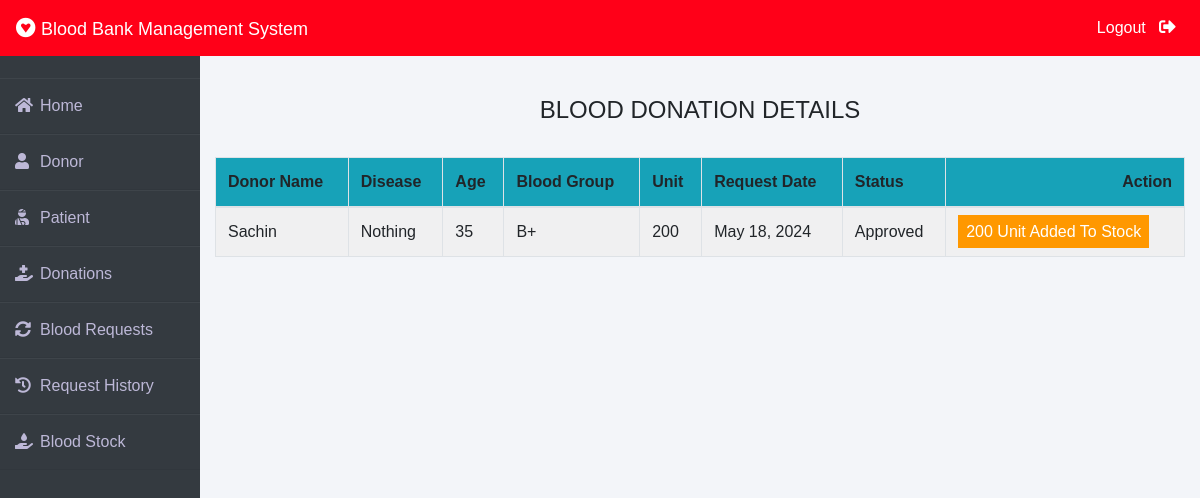
The app's page /admin-donation (signed in) with its own data.
### donor/models.py (models this page shows, shortened)
class BloodDonate(models.Model):
    donor=models.ForeignKey(Donor,on_delete=models.CASCADE)
    disease=models.CharField(max_length=100,default="Nothing")
    age=models.PositiveIntegerField()
    bloodgroup=models.CharField(max_length=10)
    unit=models.PositiveIntegerField(default=0)
    status=models.CharField(max_length=20,default="Pending")
    date=models.DateField(auto_now=True)

class Donor(models.Model):
    user=models.OneToOneField(User,on_delete=models.CASCADE)
    profile_pic= models.ImageField(upload_to='profile_pic/Donor/',null=True,blank=True)
    bloodgroup=models.CharField(max_length=10)
    address = models.CharField(max_length=40)
    mobile = models.CharField(max_length=20,null=False)
    def __str__(self):
        return self.user.first_name

### blood/views.py (the view)
# urls.py: path('admin-donation', views.admin_donation_view,name='admin-donation'),
@login_required(login_url='adminlogin')
def admin_donation_view(request):
    donations=dmodels.BloodDonate.objects.all()
    return render(request,'blood/admin_donation.html',{'donations':donations})

### templates/blood/admin_donation.html (shortened to what this page needs)
{% extends 'blood/adminbase.html' %}
{% block content %}
{% load widget_tweaks %}
{%load static%}
<head>
   </head>
<br><br>
<div class="container">
    <H4 class="text-center">BLOOD DONATION DETAILS</H4><br>
    <table class="table table-light table-hover table-bordered table-striped">
        <thead class="bg-info">
            <tr>
                <th scope="col">Donor Name</th>
                <th scope="col">Disease</th>
                <th scope="col">Age</th>
                <th scope="col">Blood Group</th>
                <th scope="col">Unit</th>
                <th scope="col">Request Date</th>
                <th scope="col">Status</th>
                <th class="text-right">Action</th>
            </tr>
        </thead>
        <tbody>
            {% for t in donations %}
            <tr>
                <td> {{t.donor}}</td>
                <td> {{t.disease}}</td>
                <td> {{t.age}}</td>
                <td>{{t.bloodgroup}}</td>
                <td>{{t.unit}}</td>
                <td>{{t.date}}</td>
                <td>{{t.status}}</td>
                {% if t.status == 'Pending' %}
                <td class="text-right">
                    <button class="btn btn-primary badge-pill" style="width: 100px;"><a  style="text-decoration: none;color: white;" href="{% url 'approve-donation' t.id  %}">APPROVE</a> </button>
                    <button class="btn btn-danger badge-pill" style="width: 80px;"><a  style="text-decoration: none;color: white;" href="{% url 'reject-donation' t.id  %}">REJECT</a> </button>
                </td>
                {% elif  t.status == 'Approved' %}
                <td><span class="label warning">{{t.unit}} Unit Added To Stock</span></td>
                {% else %}
                <td><span class="label danger">0 Unit Added To Stock</span></td>
                {% endif %}
            </tr>
            {% endfor %}
        </tbody>
    </table>
</div>
{% endblock content %}

### templates/blood/adminbase.html (style rules this page uses)
* { margin: 0; padding: 0; box-sizing: border-box; list-style: none; text-decoration: none; font-family: 'Josefin Sans', sans-serif; }
body { background-color: #f3f5f9; }

### templates/blood/admin_donation.html (style rules this page uses)
.label { color: white; padding: 8px; }
.warning { background-color: #ff9800; }

### records on screen
BloodDonate: donor "Sachin", disease "Nothing", age "35", bloodgroup "B+", unit "200", date "May 18, 2024", status "Approved"
